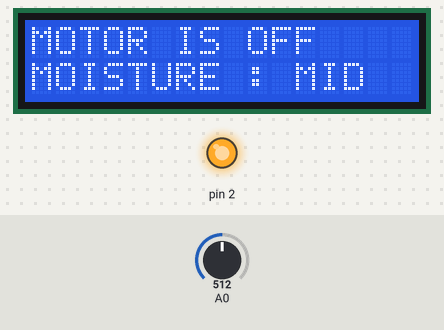
Bench run of a sketch on a simulated Arduino Uno, built with avr-gcc and run on an emulated ATmega328P. On the bench: 16×2 character LCD, output pins drawn as LEDs (lit = HIGH). Inputs (shaded band) come from the test bench; at power-on: A0 = 512. What the sketch prints to the serial monitor is not drawn.

Above: at 13.3 s.
13.4 s: A0 set to 314
14.9 s: A0 set to 281
At 16.5 s:
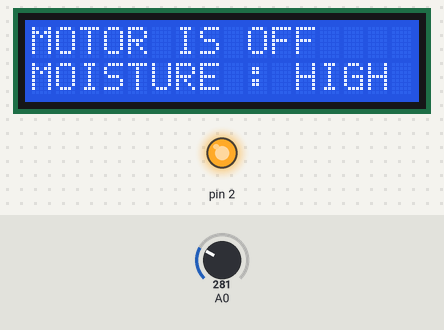
16.8 s: A0 set to 960
At 17.2 s:
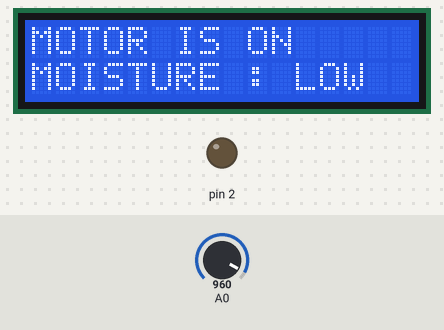
18.4 s: A0 set to 940
At 18.9 s:
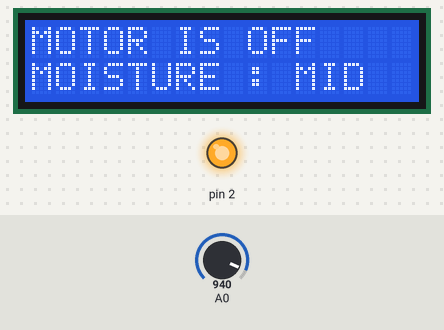
19.9 s: A0 set to 1023
At 20.6 s:
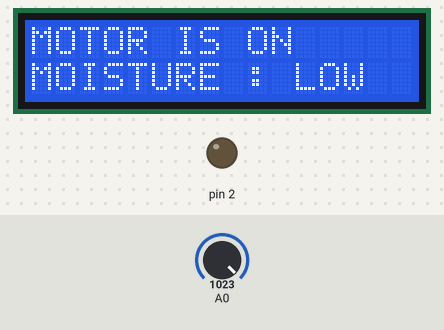
Timing chart, 0 to 22.5 s (numbered marks = the images above; inputs shaded):
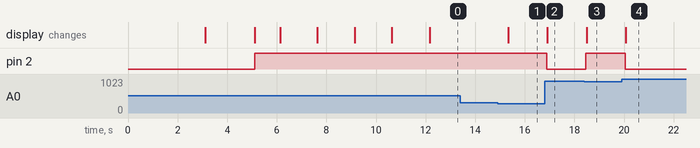

Measured:
- the behaviour switches between 300 and 299 on A0 (found by bisection; images 0 and 1)
- after the input at 13.4 s, every drawn part: stays the same
- after the input at 14.9 s, the display: changes after 0.43 s (image 1)
- after the input at 16.8 s, pin 2: HIGH → LOW after 0.09 s; the display: changes after 0.11 s (image 2)
- after the input at 18.4 s, pin 2: LOW → HIGH after 0.07 s; the display: changes after 0.09 s (image 3)
- after the input at 19.9 s, pin 2: HIGH → LOW after 0.15 s; the display: changes after 0.17 s (image 4)

The sketch:

Garden_Irrigation_system.ino
```cpp
#include <LiquidCrystal_I2C.h>
LiquidCrystal_I2C dis(0x27, 16, 2);

void setup() {
  Serial.begin(9600);
  dis.init();
  dis.backlight();
  dis.clear();

  // Step 1: Display school name
  dis.setCursor(0, 0);
  dis.print("Daulatpur Pilot");
  dis.setCursor(0, 1);
  dis.print("Girl's School");
  delay(3000);
  dis.clear();

  // Step 2: Display Welcome message
  dis.setCursor(3, 0); // Centered-ish
  dis.print("Welcome !!!");
  delay(2000);
  dis.clear();

  // Step 3: IRRIGATION SYSTEM startup message
  pinMode(2, OUTPUT);
  digitalWrite(2, HIGH);
  delay(1000);
  dis.setCursor(0, 0);
  dis.print("IRRIGATION");
  dis.setCursor(0, 1);
  dis.print("SYSTEM IS ON ");
  for (int a = 12; a <= 15; a++) {
    dis.setCursor(a, 1);
    dis.print(".");
    delay(1500);
  }
  dis.clear();
}

void loop() {
  int value = analogRead(A0);
  Serial.println(value);

  dis.setCursor(0, 0);
  if (value > 950) {
    digitalWrite(2, LOW);
    dis.print("MOTOR IS ON ");
  } else {
    digitalWrite(2, HIGH);
    dis.print("MOTOR IS OFF");
  }

  dis.setCursor(0, 1);
  if (value < 300) {
    dis.print("MOISTURE : HIGH");
  } else if (value < 950) {
    dis.print("MOISTURE : MID ");
  } else {
    dis.print("MOISTURE : LOW ");
  }

  delay(500); // slow down loop
}
```
